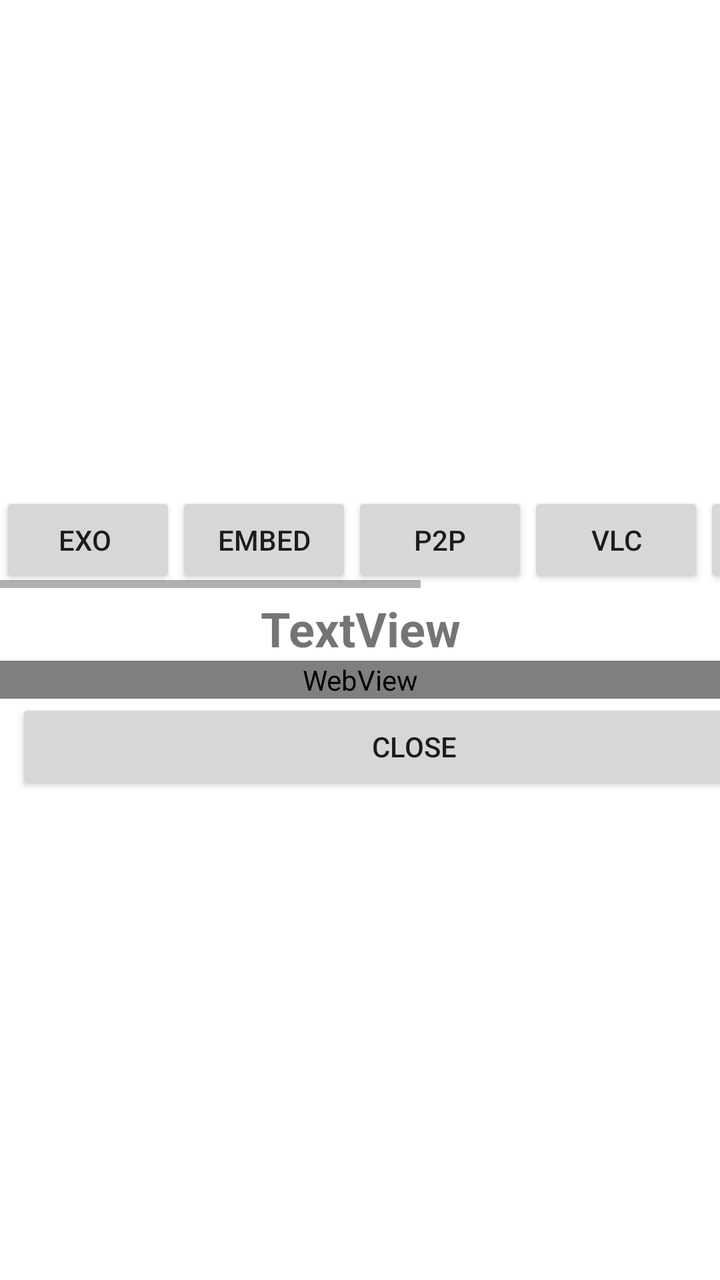
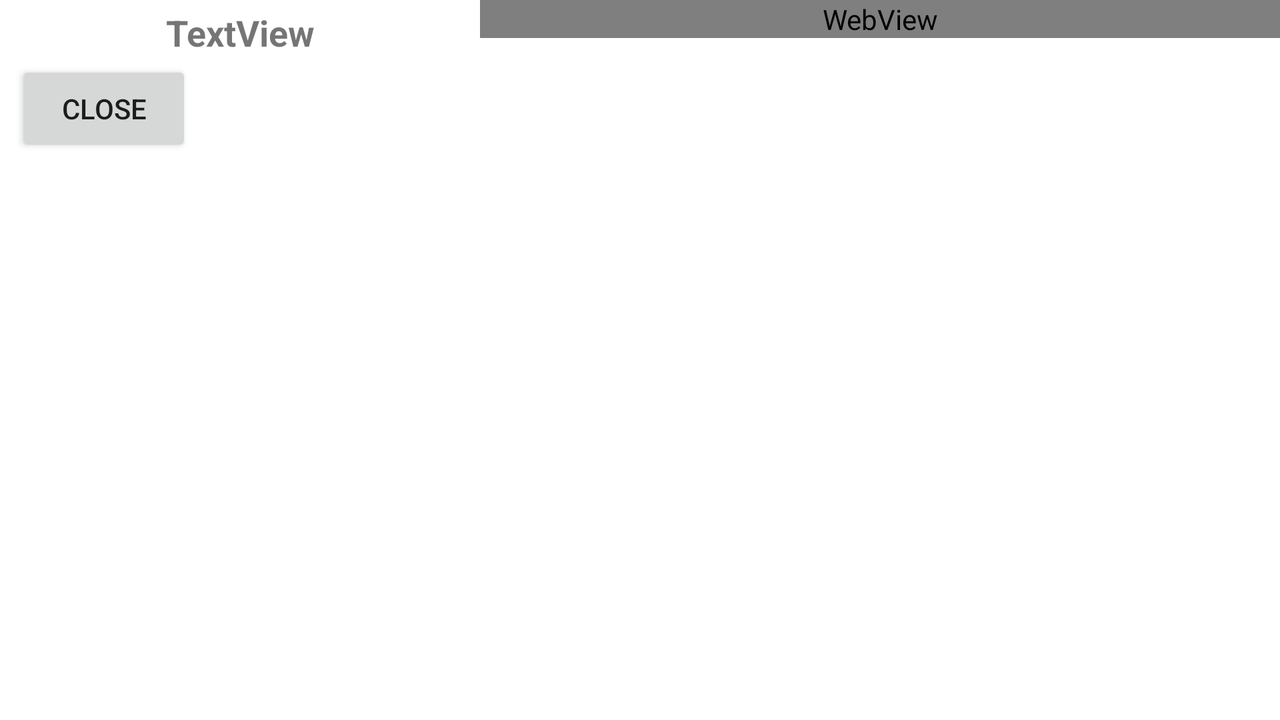

Two renders of one Android screen. The first uses the default layout on a phone; the second uses the alternative layout the repository ships for a different screen configuration, on a matching device. The two XML files are below.
<!-- AndroidManifest.xml: application theme AppTheme -->
<!-- res/layout/fragment_video_properties.xml -->
<?xml version="1.0" encoding="utf-8"?>
<FrameLayout xmlns:android="http://schemas.android.com/apk/res/android"
    xmlns:tools="http://schemas.android.com/tools"
    android:layout_width="match_parent"
    android:layout_height="match_parent"
    tools:context=".fragment_video_properties">

    <LinearLayout
        android:id="@+id/linearLayout1"
        android:layout_width="match_parent"
        android:layout_height="match_parent"
        android:background="#FFFFFF"
        android:orientation="vertical">


        <ScrollView
            android:layout_width="match_parent"
            android:layout_height="match_parent">

            <LinearLayout
                android:layout_width="match_parent"
                android:layout_height="match_parent"
                android:orientation="vertical">

                <ImageView
                    android:id="@+id/thumbNailView"
                    android:layout_width="match_parent"
                    android:layout_height="240dp"
                    android:layout_marginTop="4dp"
                    android:layout_marginBottom="2dp"
                    android:background="#FFFFFF"
                    tools:srcCompat="@tools:sample/avatars" />
            <HorizontalScrollView
                android:layout_width="fill_parent"
                android:layout_height="wrap_content" >

            <LinearLayout
                android:layout_width="wrap_content"
                android:layout_height="wrap_content"
                android:orientation="horizontal" >

                    <Button
                        android:id="@+id/properties_play_exo"
                        android:layout_width="wrap_content"
                        android:layout_height="wrap_content"
                        android:layout_weight="1"
                        android:text="exo " />

                    <Button
                        android:id="@+id/properties_play_embedded"
                        android:layout_width="wrap_content"
                        android:layout_height="wrap_content"
                        android:layout_weight="1"
                        android:text="embed" />

                    <Button
                        android:id="@+id/properties_play_webtorrent"
                        android:layout_width="wrap_content"
                        android:layout_height="wrap_content"
                        android:layout_weight="1"
                        android:text="p2p" />

                    <Button
                        android:id="@+id/properties_play_vlc"
                        android:layout_width="wrap_content"
                        android:layout_height="wrap_content"
                        android:layout_weight="1"
                        android:text="vlc" />

                    <Button
                        android:id="@+id/properties_play_default"
                        android:layout_width="wrap_content"
                        android:layout_height="wrap_content"
                        android:layout_weight="1"
                        android:text="system" />

                    <Button
                        android:id="@+id/properties_play_newpipe"
                        android:layout_width="wrap_content"
                        android:layout_height="wrap_content"
                        android:layout_weight="1"
                        android:text="newpipe" />

                    <Button
                        android:id="@+id/properties_play_youtube"
                        android:layout_width="wrap_content"
                        android:layout_height="wrap_content"
                        android:layout_weight="1"
                        android:text="youtube" />

            </LinearLayout>
            </HorizontalScrollView>
                <TextView
                    android:id="@+id/video_name"
                    android:layout_width="match_parent"
                    android:layout_height="wrap_content"
                    android:layout_marginTop="4dp"
                    android:text="TextView"
                    android:textAlignment="center"
                    android:textSize="24sp"
                    android:textStyle="bold" />

                <WebView
                    android:id="@+id/videopropertieswebview"
                    android:layout_width="match_parent"
                    android:layout_height="wrap_content" />

                <Button
                    android:id="@+id/closeButton"
                    android:layout_width="398dp"
                    android:layout_height="wrap_content"
                    android:layout_marginStart="8dp"
                    android:layout_marginEnd="8dp"
                    android:layout_marginBottom="8dp"
                    android:text="Close" />
            </LinearLayout>
        </ScrollView>

    </LinearLayout>


</FrameLayout>
<!-- resources referenced by this layout -->
<resources>
  <style name="AppTheme" parent="Theme.AppCompat.Light.DarkActionBar">
          
          <item name="colorPrimary">@color/colorPrimary</item>
          <item name="colorPrimaryDark">@color/colorPrimaryDark</item>
          <item name="colorAccent">@color/colorAccent</item>
      </style>
  <color name="colorPrimary">#008577</color>
  <color name="colorPrimaryDark">#23000000</color>
  <color name="colorAccent">#D81B60</color>
</resources>
<!-- res/layout-land/fragment_video_properties.xml (the repository's variant of the layout above) -->
<!-- drawn on the phone turned sideways -->
<?xml version="1.0" encoding="utf-8"?>
<FrameLayout xmlns:android="http://schemas.android.com/apk/res/android"
    xmlns:tools="http://schemas.android.com/tools"
    android:layout_width="match_parent"
    android:layout_height="match_parent"
    tools:context=".fragment_video_properties">

    <LinearLayout
        android:id="@+id/linearLayout1"
        android:layout_width="match_parent"
        android:layout_height="match_parent"
        android:background="#FFFFFF">


        <LinearLayout
            android:layout_width="240dp"
            android:layout_height="match_parent"
            android:orientation="vertical">

            <TextView
                android:id="@+id/video_name"
                android:layout_width="240dp"
                android:layout_height="wrap_content"
                android:layout_marginTop="4dp"
                android:text="TextView"
                android:textAlignment="center"
                android:textSize="18sp"
                android:textStyle="bold" />

            <ImageView
                android:id="@+id/thumbNailView"
                android:layout_width="240dp"
                android:layout_height="wrap_content"
                android:layout_marginBottom="2dp"
                android:background="#FFFFFF"
                tools:srcCompat="@tools:sample/avatars" />

            <Button
                android:id="@+id/closeButton"
                android:layout_width="wrap_content"
                android:layout_height="wrap_content"
                android:layout_marginStart="8dp"
                android:layout_marginEnd="8dp"
                android:layout_marginBottom="8dp"
                android:text="Close" />
        </LinearLayout>


        <ScrollView
            android:layout_width="match_parent"
            android:layout_height="match_parent">

            <LinearLayout
                android:layout_width="match_parent"
                android:layout_height="match_parent"
                android:orientation="vertical">

                <WebView
                    android:id="@+id/videopropertieswebview"
                    android:layout_width="match_parent"
                    android:layout_height="match_parent" />

            </LinearLayout>
        </ScrollView>

    </LinearLayout>


</FrameLayout>
